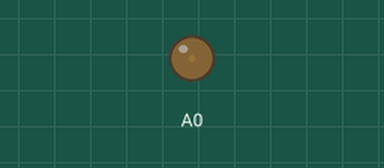
A sketch run on a simulated Arduino Uno R4 WiFi. On the bench: output pins drawn as LEDs (lit = HIGH). Random numbers use the default seed unless the sketch sets one.

Above: at 0.4 s.
At 2.66 s:
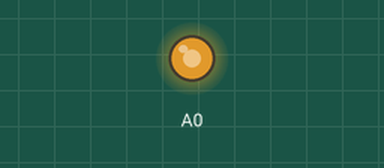
At 3.47 s:
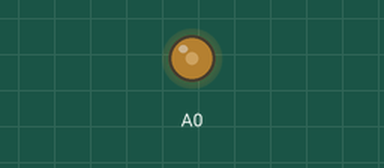
Timing chart, 0 to 4.1 s (numbered marks = the images above):
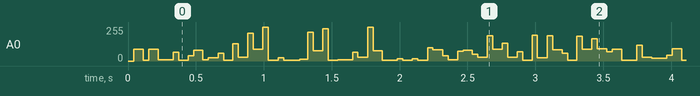

The sketch:

3CH_ChipFM.ino
```cpp
// 3 channel lofi FM chiptune generator //

#include "FspTimer.h"

FspTimer audio_timer;

#define SAMPLE_RATE 16000
#define BPM 135

#define FIXED_SHIFT 16
#define FIXED_SCALE (1UL << FIXED_SHIFT)

const uint32_t STEP_LEN_SAMPLES = (uint32_t)SAMPLE_RATE * 60 / BPM / 4;

volatile uint32_t global_sample_count = 0;
volatile uint32_t phase_1 = 0;
volatile uint32_t phase_2 = 0;
volatile uint32_t incr_1 = 0;
volatile uint32_t incr_2 = 0;
volatile uint8_t drum_type = 0;

uint32_t scale_incs[6];
uint16_t lfsr = 0xACE1u;

inline uint8_t fastNoise() {

  uint8_t bit = lfsr & 1;
  lfsr >>= 1;
  if (bit) lfsr ^= 0xB400u;
  return lfsr & 0xFF;

}
const uint8_t decay_table[32] PROGMEM = {

  255, 220, 190, 160, 135, 115, 100, 85,
  70, 60, 50, 42, 35, 30, 25, 20,
  16, 12, 10, 8, 6, 5, 4, 3,
  2, 1, 1, 0, 0, 0, 0, 0

};

void timer_callback(timer_callback_args_t __attribute((unused)) *p_args) {

  global_sample_count++;
  uint32_t local_idx = global_sample_count % STEP_LEN_SAMPLES;
  uint8_t env = pgm_read_byte(&decay_table[(local_idx >> 6) & 0x1F]);

  phase_1 += incr_1 + (phase_2 >> 8);
  phase_2 += incr_2;

  int8_t tri = (int8_t)((phase_2 >> 8) ^ (phase_2 >> 15));
  int8_t osc1 = (phase_1 & 0x8000) ? 20 : -20;

  int16_t osc1_env = (osc1 * env) >> 8;
  int16_t tri_env = (tri * env) >> 10;

  int16_t noise = 0;
  if (drum_type == 0) {
     noise = (local_idx < 400) ? (fastNoise() & env) : 0;
  } else if (drum_type == 2) {
     noise = (fastNoise() ^ (local_idx << 2)) & env;
     noise >>= 2;
  }

  int32_t raw_signal = (osc1_env + tri_env + (noise - 64));
  raw_signal = (raw_signal * (10 + (env >> 3))) / 10;

  int32_t mixed = 2048 + (raw_signal << 4);

  if(mixed < 0) mixed = 0;
  if(mixed > 4095) mixed = 4095;

  analogWrite(DAC, (uint16_t)mixed);

}

bool beginTimer(float rate) {

  uint8_t timer_type = GPT_TIMER;
  int8_t tindex = FspTimer::get_available_timer(timer_type);
  if (tindex==0){
    FspTimer::force_use_of_pwm_reserved_timer();
    tindex = FspTimer::get_available_timer(timer_type);
  }
  if (tindex==0){
    return false;
  }

  if(!audio_timer.begin(TIMER_MODE_PERIODIC, timer_type, tindex, rate, 0.0f, timer_callback)){
    return false;
  }

  if (!audio_timer.setup_overflow_irq()){
    return false;
  }

  if (!audio_timer.open()){
    return false;
  }

  if (!audio_timer.start()){
    return false;
  }

  return true;

}

void setup() {

  const float freqs[] = {73.42, 82.41, 98.00, 110.0, 123.47, 146.83};
  for(uint8_t i = 0; i < 6; i++) scale_incs[i] = (uint32_t)((freqs[i] * FIXED_SCALE) / SAMPLE_RATE);

  analogWriteResolution(12);
  beginTimer(SAMPLE_RATE);

  lfsr = random(0xFFFF);

}

void loop() {

  static uint32_t last_step = 999;
  uint32_t current_step = global_sample_count / STEP_LEN_SAMPLES;

  if(current_step != last_step) {

    last_step = current_step;
    uint32_t r = random(0xFFFF);

    static uint8_t last_note = 0;
    if ((r & 0xFF) > 70) {
       last_note = (r >> 4) % 6;
    }

    uint8_t oct = ((r >> 8) % 10 > 7) ? 3 : 2;
    incr_1 = scale_incs[last_note] << oct;
    incr_2 = scale_incs[(last_note + (r >> 12) % 3) % 6] << 1;

    if ((current_step % 4) == 0) {
      drum_type = ((r & 0x3) > 0) ? 0 : 3;
    } else {
      drum_type = (r >> 14) & 0x3;
    }

  }

}
```
